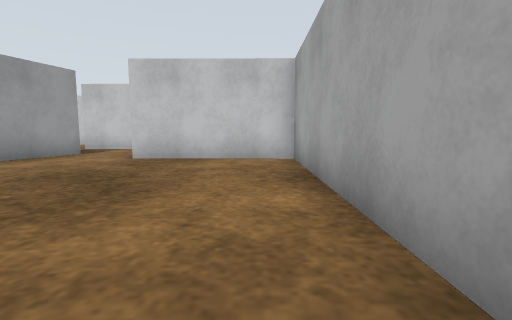
[1] (above)

24 first-person views from a walk through a robot-simulator world made for Gazebo. The camera is 0.72 m above the floor, tilts 6° down and sees 85° across. The floor is counted in squares, 1 m on a side. Each view is taken from the middle of a square. On the plan, view 1 faces up. The plan holds only what a view shows up to about 10 squares ahead; the rest is blank. The place goes on beyond the plan. Surface patterns are stand-ins for the level's own textures.

[2]
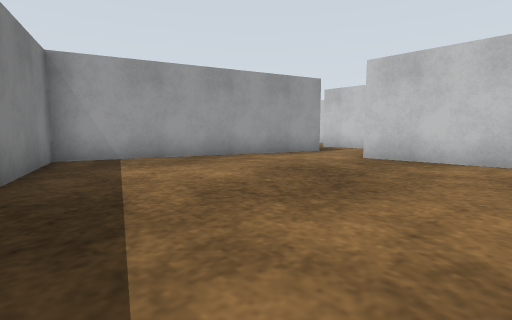

[3]
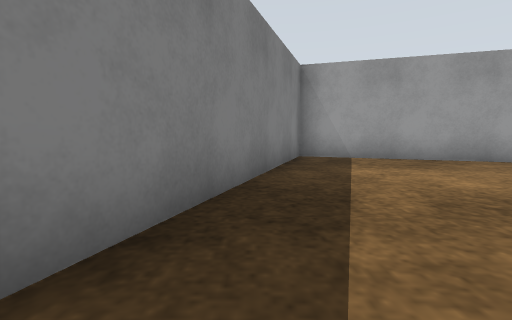

[4]
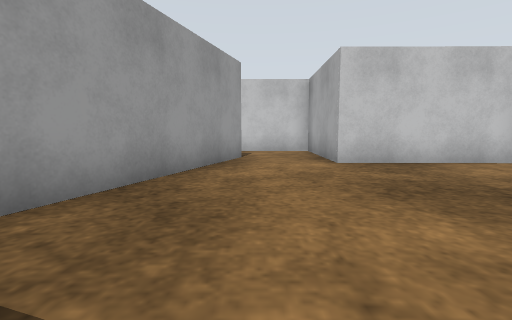

[5]
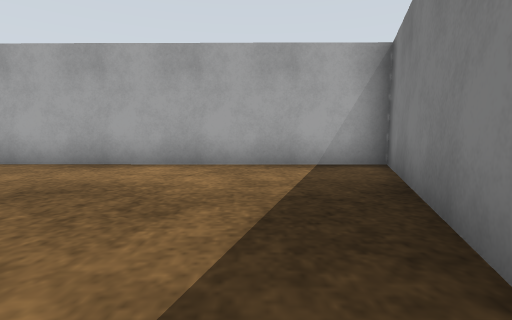

[6]
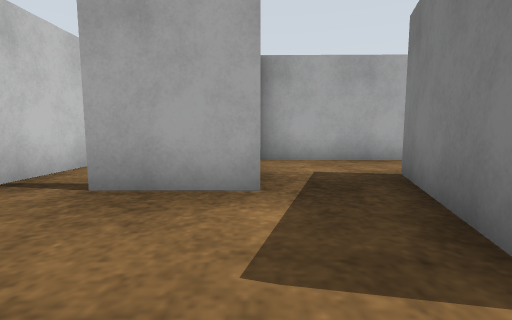

[7]
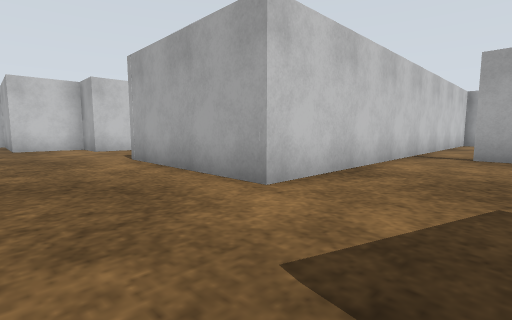

[8]
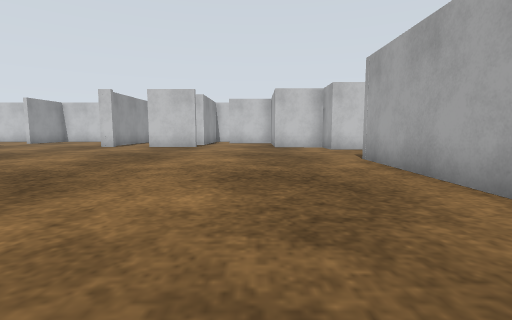

[9]
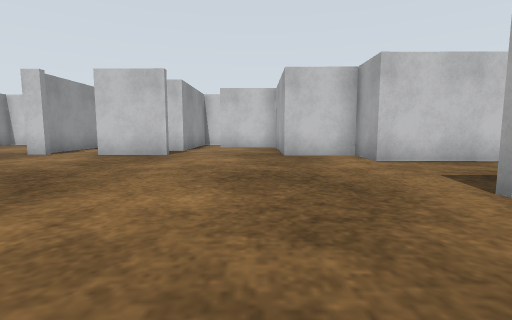

[10]
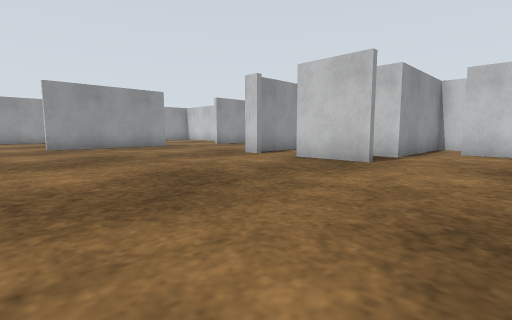

[11]
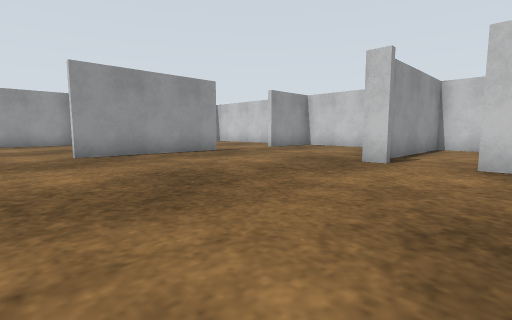

[12]
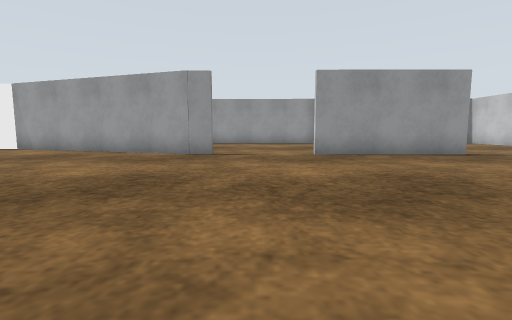

[13]
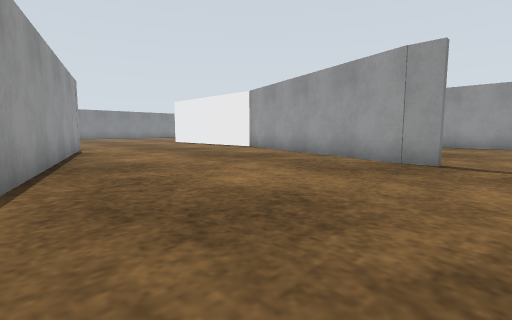

[14]
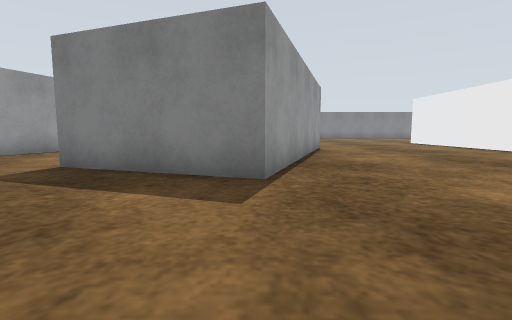

[15]
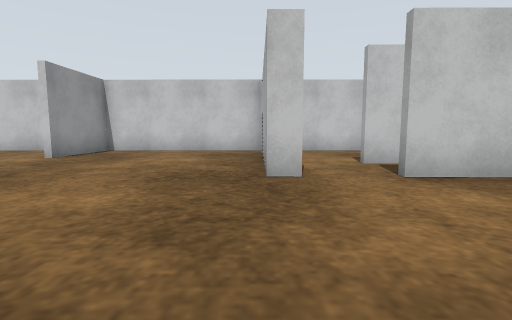

[16]
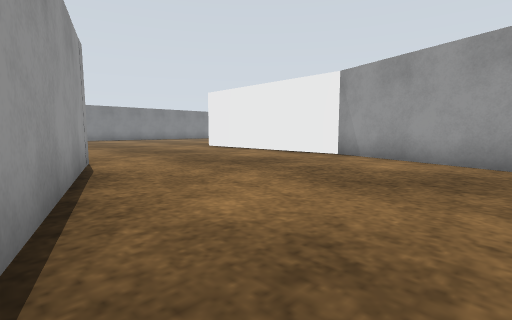

[17]
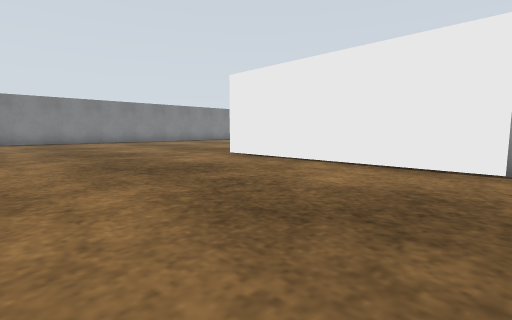

[18]
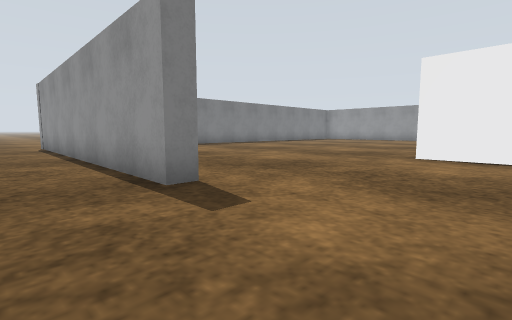

[19]
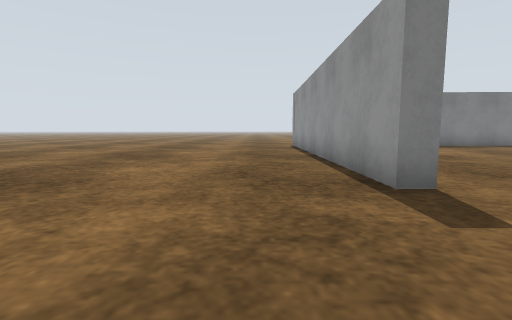

[20]
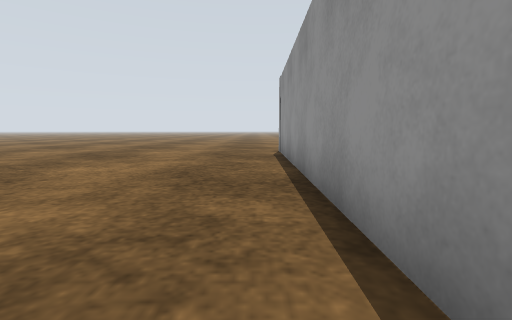

[21]
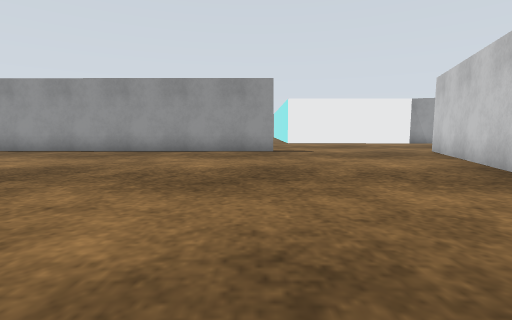

[22]
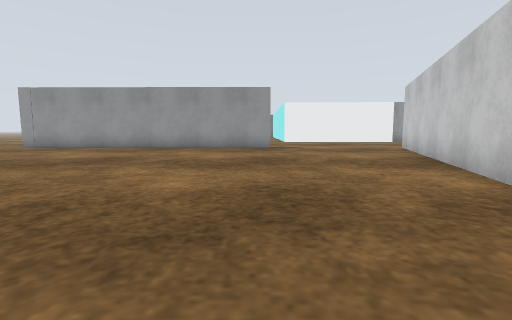

[23]
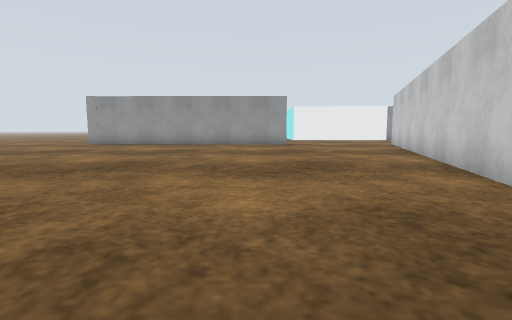

[24]
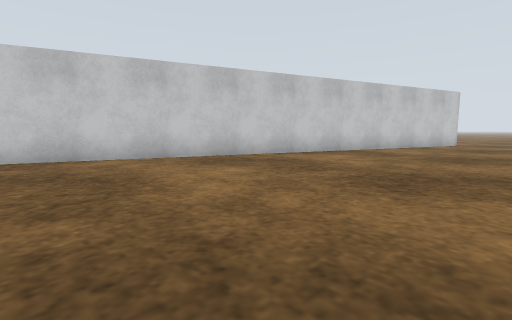

### Floor plan
Points are (right, up) in squares from view 1. A wall is a line through its corners. A room is listed if a view was taken in it or the views show most of it. See-through windows are left out.
Room 1 (views 1, 2, 3, 4, 5)
walls: (-6.9, 8.9) (-5.5, 8.4) (-7.8, 1.2) (0.9, -1.8) (1, 7.1) (-3.2, 7.2) (-3.2, 10.9) (-5.6, 10.9)
ways out: opening at (-6, 10) to room 2
Room 2 (views 6, 7, 8, 9, 10, 11, 12, 13, 14, 15, 16, 17, 18, 19, 20, 21, 22, 23, 24)
walls: (-8.5, 9.5) (-6.9, 8.9); (-6.7, 10.8) (-6.7, 13.1); (-6.6, 14.4) (-12.3, 14.5) (-12.3, 19.1); (-27.5, 16) (-29.9, 8.6); (-17.6, 24.3) (-19.7, 24.3); (-27.5, 16.8) (-27.5, 15.9); (-9.2, 22.5) (-12.2, 22.6) (-12.2, 24.1) (-14.2, 24.1) (-14.2, 25.9); (-21.2, 24.3) (-21.8, 24.3); (-21.8, 24.6) (-21.8, 28.1); (-24.3, 0.6) (-23.7, 0.6) (-23.8, -9.4); (-29.9, 8.8) (-29.9, 1.8); (-17.6, 27.5) (-17.6, 26) (-19.7, 26); (-15.3, 28) (-16.6, 28); (-5.5, -0.1) (-23.7, 6.1) (-21.1, 13.9) (-17, 12.5); (-27.4, 24.4) (-27.5, 19.8); (-18.1, 30) (-21.6, 30.1) (-21.6, 24.8); (-21.6, 30.1) (-27.4, 30.1) (-27.4, 27.3); (-29.6, 30.1) (-30.5, 30.1)
ways out: opening at (-6, 10) to room 1; opening at (-17, 28); opening at (-16, 12); opening at (-6, 14)

Where each view was taken, in squares from view 1:
view 1: 0 up, 0 right, facing up
view 2: 0 up, 0 right, facing up-left
view 3: 0 up, 0 right, facing left
view 4: 1 up, 5 left, facing up
view 5: 1 up, 5 left, facing right
view 6: 11 up, 10 left, facing right
view 7: 12 up, 15 left, facing up-right
view 8: 12 up, 15 left, facing up
view 9: 16 up, 15 left, facing up
view 10: 18 up, 15 left, facing up-left
view 11: 18 up, 19 left, facing up-left
view 12: 18 up, 19 left, facing left
view 13: 18 up, 21 left, facing down-left
view 14: 18 up, 21 left, facing down
view 15: 20 up, 22 left, facing up
view 16: 13 up, 22 left, facing down-left
view 17: 9 up, 24 left, facing down-left
view 18: 4 up, 22 left, facing down-left
view 19: 4 up, 22 left, facing down
view 20: 0 up, 23 left, facing down
view 21: 0 up, 14 left, facing left
view 22: 0 up, 12 left, facing left
view 23: 1 down, 9 left, facing left
view 24: 5 down, 15 left, facing up-right
